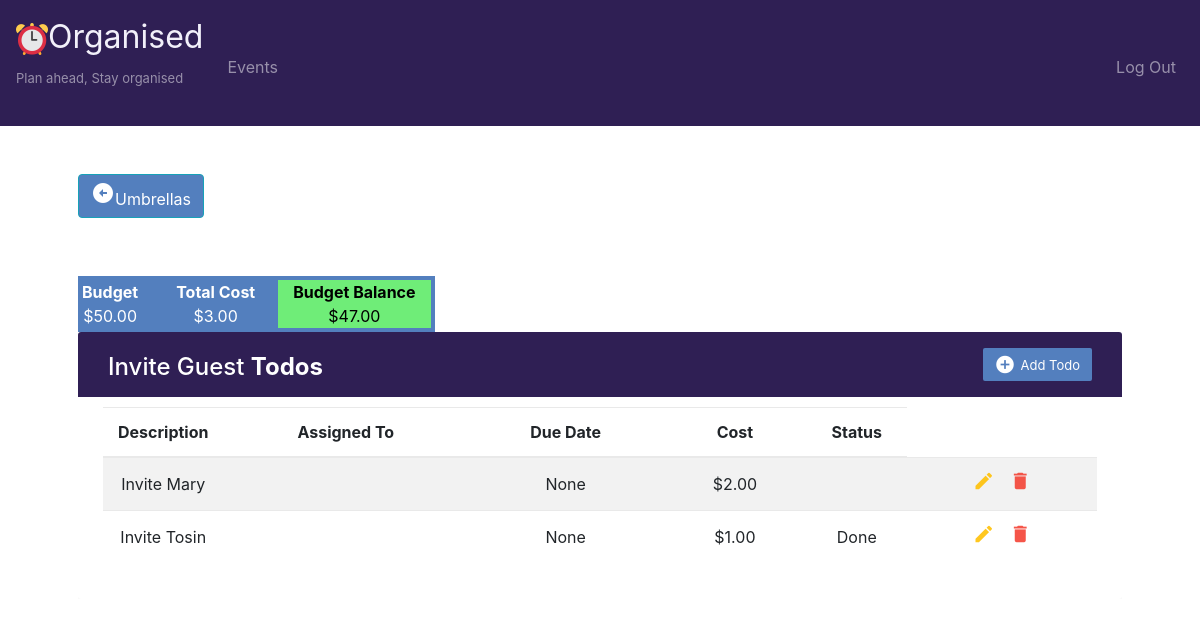
Screenshot of /todo?umbrella=3 (signed in) with the database file from the repository.
### application.py (models this page shows)
class Umbrellas(db.Model):
    PK = db.Column(db.Integer, primary_key=True)
    description = db.Column(db.String(50))
    title = db.Column(db.String(50))
    budget = db.Column(db.Float)
    date_created = db.Column(db.DateTime, default=datetime.now)
    eventsid = db.Column(db.Integer)

class Todos(db.Model):
    PK = db.Column(db.Integer, primary_key=True)
    description = db.Column(db.String(50))
    assigned_to = db.Column(db.String(50))
    cost = db.Column(db.Float)
    status = db.Column(db.String(50))
    due_date = db.Column(db.DateTime)
    date_created = db.Column(db.DateTime, default=datetime.now)
    umbrellasid = db.Column(db.Integer)

### application.py (the view)
@app.route("/todo", methods=["GET", "POST"])
@login_required
def todo():
    if not request.args.get("umbrella"):
        return redirect("/")
    umbrellaID = request.args.get("umbrella")
    umbrella=Umbrellas.query.filter_by(PK=umbrellaID).first()
    if not umbrella:
        return redirect("/")
    event=Events.query.filter_by(PK=umbrella.eventsid, userid=session["user_id"]).first()
    if not event:
        return redirect("/")
    if request.method == "POST":
        if request.form.get("event")=="add":
            item = Todos(description=request.form.get("description"), assigned_to=request.form.get("assigned_to"), cost=request.form.get("cost"),
            status=request.form.get("status"), umbrellasid=umbrellaID)
            if request.form.get("due_date"):
                    item.due_date=datetime.strptime(request.form.get("due_date"), '%Y-%m-%dT%H:%M')
            db.session.add(item)
            db.session.commit()
            flash("Todo added Successfully")
        elif request.form.get("event")=="edit":
            update_todo = Todos.query.get(request.form.get('PK'))
            if not request.form.get("PK") or not update_todo:
                return "Record not found"
            else:
                update_todo.description=request.form.get("description")
                update_todo.assigned_to=request.form.get("assigned_to")
                update_todo.cost=request.form.get("cost")
                update_todo.status=request.form.get("status")
                if update_todo.due_date:
                    update_todo.due_date=datetime.strptime(request.form.get("due_date"), '%Y-%m-%dT%H:%M')
                if not update_todo.cost:
                    update_todo.cost = 0
                db.session.commit()
                flash("Todo Updated Successfully")
        elif request.form.get("event")=="delete":
            if not request.form.get("PK"):
                return "Record not found"
            else:
                delete_todo = Todos.query.get(request.form.get('PK'))
                db.session.delete(delete_todo)
                db.session.commit()
                flash("Todo Deleted Successfully")
        todos = Todos.query.filter_by(umbrellasid=umbrellaID).all()
        return render_template("todo.html", todos=todos, umbrella=umbrella)
    else:
        todos = Todos.query.filter_by(umbrellasid=umbrellaID).all()
        return render_template("todo.html", todos=todos, umbrella=umbrella)

### application.py (called while the page is built)
@app.after_request
def after_request(response):
    response.headers["Cache-Control"] = "no-cache, no-store, must-revalidate"
    response.headers["Expires"] = 0
    response.headers["Pragma"] = "no-cache"
    return response

### helpers.py (called while the page is built)
def login_required(f):
    @wraps(f)
    def decorated_function(*args, **kwargs):
        if session.get("user_id") is None:
            return redirect("/login")
        return f(*args, **kwargs)
    return decorated_function

def usd(value):
    if value >= 0:
        return f"${value:,.2f}"
    else:
        return value

def datetime_format(value, format="%Y-%m-%dT%H:%M"):
    if not value:
        return value
    else:
        return value.strftime(format)

### templates/todo.html (shortened to what this page needs)
{% extends "layout.html" %}
{% block main %}
{% set totalcost = namespace(value=0) %}
{% for todo in todos %}
	{% set totalcost.value = totalcost.value + todo.cost %}
{%endfor%}
<div>
	<a href="/umbrella?event={{umbrella.eventsid}}" class="btn btn-info" style="float:left; background-color:#537fbe"><i class="material-icons"> arrow_circle_left</i><span>Umbrellas</span> </a>
</div>
<br> <br> <br>
<div class="container-xl">
	<div class="row">
	<div class="table-responsive">
		<div class="row">
			<div class="budget">
				<b>Budget</b>  <br>  {{umbrella.budget | usd}}
			</div>
			<div class="budget">
				<b>Total Cost</b> <br> {{totalcost.value | usd}}
			</div>
			{% if (umbrella.budget -totalcost.value) < 0 %}
			<div class="budget" style="background-color:red">
				<b>Budget Balance</b> <br> {{(umbrella.budget -totalcost.value)| usd}}
			</div>
			{% else %}
			<div class="budget" style="background-color:#6fed78; color:black">
				<b>Budget Balance</b> <br> {{(umbrella.budget -totalcost.value) | usd}}
			</div>
			{% endif %}
		</div>
		<div class="table-wrapper">
			<div class="table-title">
				<div class="row">
					<div class="col-sm-6">
					    <h2 class="header">{{umbrella.title}} <b>Todos</b></h2>
					</div>
					<div class="col-sm-6">
						<a href="#addTodoModal" class="btn btn-info" data-toggle="modal"><i class="material-icons">&#xE147;</i> <span>Add Todo</span></a>
					</div>
				</div>
			</div>
			<table class="table table-striped table-hover">
				<thead>
					<tr>
						<th>Description</th>
						<th>Assigned To</th>
						<th>Due Date</th>
						<th>Cost</th>
						<th>Status</th>
					</tr>
				</thead>
				<tbody>
				    {% for todo in todos %}
					<tr>
						<td>{{todo.description}}</td>
                        <td>{{todo.assigned_to}}</td>
                        <td>{{todo.due_date}}</td>
                        <td>{{todo.cost | usd}}</td>
                        <td>{{todo.status}}</td>
                        {% set totalcost.value = totalcost.value + todo.cost %}
						<td><a href="#editTodoModal{{todo.PK}}"  class="edit" data-toggle="modal"><i class="material-icons" data-toggle="tooltip" title="Edit">&#xE254;</i></a>
							<a href="#deleteTodoModal{{todo.PK}}" class="delete" data-toggle="modal"><i class="material-icons" data-toggle="tooltip" title="Delete">&#xE872;</i></a>
						</td>
					</tr>
					{%endfor%}
				</tbody>
			</table>
		</div>
	</div>
</div>
{% endblock %}

### static/styles.css (style rules this page uses)
.budget { border: 4px solid #537fbe; background-color:#537fbe; color: #fff; max-width: 40%; padding-right:15px; padding-left:15px; text-align: center; }
.header { float:left; }
.table-responsive { margin: 30px 0; }
.table-wrapper { background: #fff; padding: 20px 25px; border-radius: 3px; min-width: 1000px; box-shadow: 0 1px 1px rgba(0,0,0,.05); }
.table-title { padding-bottom: 15px; background: #2f1f54; color: #fff; padding: 16px 30px; min-width: 100%; margin: -20px -25px 10px; border-radius: 3px 3px 0 0; }
.table-title h2 { margin: 5px 0 0; font-size: 24px; }
.table-title .btn { color: #fff; float: right; font-size: 13px; border: none; min-width: 50px; border-radius: 2px; outline: none !important; margin-left: 10px; background-color: #537fbe; }
.table-title .btn i { float: left; font-size: 21px; margin-right: 5px; }
.table-title .btn span { float: left; margin-top: 2px; }
table.table tr th, table.table tr td { border-color: #e9e9e9; padding: 12px 15px; vertical-align: middle; }
table.table tr th:first-child { width: 60px; }
table.table tr th:last-child { width: 100px; }
.table-striped tbody tr:nth-of-type(odd) { background-color: #fcfcfc; }
table.table td:last-child i { opacity: 0.9; font-size: 22px; margin: 0 5px; }
table.table td a { font-weight: bold; color: #566787; display: inline-block; text-decoration: none; outline: none !important; }
table.table td .edit { color: #FFC107; }
table.table td .delete { color: #F44336; }
table.table td i { font-size: 19px; }

### rows the page displays
Umbrellas: budget "$50.00", (umbrella.budget-totalcost.value)|usd "$47.00", title "Invite Guest"
Todos: description "Invite Mary", due_date "None", cost "$2.00"
Todos: description "Invite Tosin", due_date "None", cost "$1.00", status "Done"

### other values shown
{{ totalcost.value | usd }} "$3.00"
